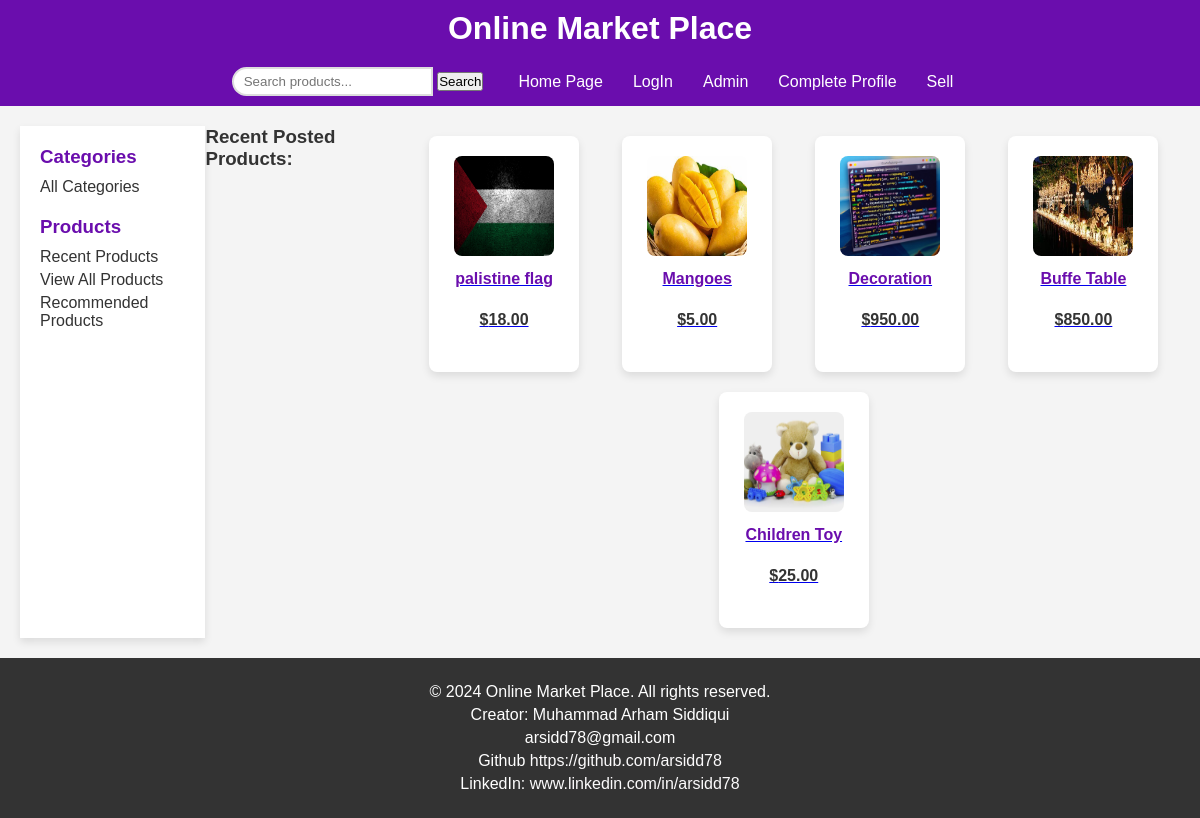
The page / on the database its author committed.
### product/models.py (models this page shows, shortened)
class Products(models.Model):
    name = models.ForeignKey(User,on_delete=models.CASCADE)
    product_name = models.CharField(max_length=200)
    product_description = models.TextField(max_length=500)
    product_price = models.DecimalField('Price',max_digits=7,decimal_places=2)
    product_discounted_price = models.DecimalField('Discounted Price',max_digits=7,decimal_places=2,null=True,blank=True)
    product_delivery_charge = models.IntegerField(default=0)
    product_tax_rate = models.DecimalField(decimal_places=3,max_digits=5, null= True, blank= True)
    product_specification = models.TextField(null= True, blank= True)
    product_posted_date = models.DateField( auto_now_add=True)
    product_images = models.ImageField(upload_to='products/')
    product_images2 = models.ImageField(null=True,blank=True,upload_to='products/')
    product_images3 = models.ImageField(null=True,blank=True,upload_to='products/')
    product_images4 = models.ImageField(null=True,blank=True,upload_to='products/')
    product_images5 = models.ImageField(null=True,blank=True,upload_to='products/')
    categories_choices = product_categories = {
    "ELECTRONICS": "Electronics",
    "CLOTHING & ACCESSORIES": "Clothing & Accessories",
    "HOME & KITCHEN": "Home & Kitchen",
    "BEAUTY & PERSONAL CARE": "Beauty & Personal Care",
    "HEALTH & FITNESS": "Health & Fitness",
    "TOYS & GAMES": "Toys & Games",
    "BOOKS & MEDIA": "Books & Media",
    "AUTOMOTIVE": "Automotive",
    "SPORTS & OUTDOORS": "Sports & Outdoors",
    "PET SUPPLIES": "Pet Supplies",
    "HOME APPLIANCES": "Home Appliances",
    "OFFICE SUPPLIES": "Office Supplies",
    "FURNITURE & DECOR": "Furniture & Decor",
    "JEWELRY & WATCHES": "Jewelry & Watches",
    "BABY & TODDLER": "Baby & Toddler",
    "FOOD & GROCERIES": "Food & Groceries",
    "ARTS & CRAFTS": "Arts & Crafts",
    "MUSICAL INSTRUMENTS": "Musical Instruments",
    "GARDEN & OUTDOOR LIVING": "Garden & Outdoor Living",
    "TRAVEL & LUGGAGE": "Travel & Luggage",
    "SMARTPHONE": "Smartphone",
    "LAPTOP": "Laptop",
    "CAMERA": "Camera",
    "TV": "TV",
    "HEADPHONE": "Headphone",
    "GADGET": "Gadget",
    "APPAREL": "Apparel",
    "BAG": "Bag",
    "JEWELRY": "Jewelry",
    "SUNGLASSES": "Sunglasses",
    "WATCH": "Watch",
    "HOME IMPROVEMENT": "Home Improvement",
    "DECOR": "Decor",
    "KITCHEN APPLIANCES": "Kitchen Appliances",
    "COOKWARE": "Cookware",
    "FURNITURE": "Furniture",
    "SKINCARE": "Skincare",
    "MAKEUP": "Makeup",
    "HAIRCARE": "Haircare",
    "GROOMING": "Grooming",
    "FRAGRANCES": "Fragrances",
    "EXERCISE EQUIPMENT": "Exercise Equipment",
    "NUTRITIONAL SUPPLEMENTS": "Nutritional Supplements",
    "FITNESS TRACKERS": "Fitness Trackers",
    "YOGA MATS": "Yoga Mats",
    "TOYS": "Toys",
    "BOARD GAMES": "Board Games",
    "PUZZLES": "Puzzles",
    "EDUCATIONAL TOYS": "Educational Toys",
    "OUTDOOR PLAY EQUIPMENT": "Outdoor Play Equipment",
    "BOOKS": "Books",
    "E-BOOKS": "E-books",
    "AUDIOBOOKS": "Audiobooks",
    "DVDS": "DVDs",
    "CDS": "CDs",
    "DIGITAL MEDIA": "Digital Media",
    "CAR PARTS": "Car Parts",
    "ACCESSORIES": "Accessories",
    "TOOLS": "Tools",
    "MAINTENANCE SUPPLIES": "Maintenance Supplies",
    "ELECTRONICS": "Electronics",
    "SPORTING EQUIPMENT": "Sporting Equipment",
    "CAMPING GEAR": "Camping Gear",
    "HIKING GEAR": "Hiking Gear",
    "OUTDOOR CLOTHING": "Outdoor Clothing",
    "FOOD": "Food",
    "TOYS": "Toys",
    "GROOMING PRODUCTS": "Grooming Products",
    "BEDS": "Beds",
    "CARRIERS": "Carriers",
    "LARGE APPLIANCES": "Large Appliances",
    "SMALL APPLIANCES": "Small Appliances",
    "STATIONERY": "Stationery",
    "DESK ORGANIZERS": "Desk Organizers",
    "PRINTERS": "Printers",
    "OFFICE FURNITURE": "Office Furniture",
    "TECHNOLOGY ACCESSORIES": "Technology Accessories",
    "SOFAS": "Sofas",
    "CHAIRS": "Chairs",
    "TABLES": "Tables",
    "LIGHTING FIXTURES": "Lighting Fixtures",
    "RUGS": "Rugs",
    "RINGS": "Rings",
    "NECKLACES": "Necklaces",
    "BRACELETS": "Bracelets",
    "EARRINGS": "Earrings",
    "WATCHES": "Watches",
    "CLOTHING": "Clothing",
    "DIAPERS": "Diapers",
    "FEEDING SUPPLIES": "Feeding Supplies",
    "STROLLERS": "Strollers",
    "TOYS": "Toys",
    "NON-PERISHABLE FOOD": "Non-perishable Food",
    "SNACKS": "Snacks",
    "BEVERAGES": "Beverages",
    "GOURMET FOODS": "Gourmet Foods",
    "SPICES": "Spices",
    "ART SUPPLIES": "Art Supplies",
    "CRAFTING MATERIALS": "Crafting Materials",
    "DIY KITS": "DIY Kits",
    "SEWING SUPPLIES": "Sewing Supplies",
    "GUITARS": "Guitars",
    "KEYBOARDS": "Keyboards",
    "DRUMS": "Drums",
    "VIOLINS": "Violins",
    "WIND INSTRUMENTS": "Wind Instruments",
    "GARDENING TOOLS": "Gardening Tools",
    "PLANTS": "Plants",
    "OUTDOOR FURNITURE": "Outdoor Furniture",
    "BBQ GRILLS": "BBQ Grills",
    "LUGGAGE SETS": "Luggage Sets",
    "BACKPACKS": "Backpacks",
    "TRAVEL ACCESSORIES": "Travel Accessories",
    "TOILETRIES": "Toiletries",
    "OUTDOOR GEAR": "Outdoor Gear"
    }
    product_category = models.CharField('category',max_length=100,choices=categories_choices)
    product_quantity = models.IntegerField()
    sellor_name = models.CharField(max_length=100)
    company_name = models.CharField(null= True, blank= True, max_length=200)
    product_website = models.URLField(null= True,blank=True)

### product/views.py (the view)
# urls.py: path('',views.home,name='home'),
def home(request):
    try:
        member = get_object_or_404(Member, user = request.user)
        products = Products.objects.order_by('-product_posted_date')[:5]
        try:
            items = member.user_interest.all()
            context = {
                'products':products,
                'items':items.order_by('-product_posted_date')[:5] ,
                'member':member,
                'request':request,
            }
        except: # Incase there is no user_interest:
            context = {
                'products':products,
                'request':request,
                'member':member,
                }
        return render(request,'product/index.html',context=context)
    except :
        products = Products.objects.order_by('-product_posted_date')[:5]
        context = {'products':products,'request':request}
        return render(request,'product/index.html',context=context)

### product/templates/product/index.html (shortened to what this page needs)
{% load static %}
<!DOCTYPE html>
<html lang="en">
<head>
    <link rel="stylesheet" href="{% static 'product/index_style.css' %}">
</head>
<body>
    <header>
        <h1>Online Market Place</h1>
    </header>
    <nav>
        <div class="search-container">
            <form action="{% url 'product:search' %}" method="post">
                <input type="search" name="search_bar" placeholder="Search products...">
                <input type="submit" value="Search" >
            </form>
        </div>
        <a href="{% url 'product:home' %}">Home Page</a>
        {% if request.user.is_authenticated %}
            <a href="{% url 'registration:signout' %}">LogOut</a>
        {% else %}
            <a href="{% url 'registration:login' %}">LogIn</a>
        {% endif %}
        <a href="/admin/">Admin</a>
        {% if member %}
        <a href="{% url 'member:profile' request.user.username %}">Profile</a>
        {% else %}
        <a href="{% url 'member:register' %}">Complete Profile</a>
        {% endif %}
        <a href="{% url 'member:add_product_page' %}">Sell</a>
    </nav>
    <div class="main-content">
        <aside class="aside_links">
            <section>
                <h3>Categories</h3>
                <a href="{% url 'product:categories_page' %}">All Categories</a>
            </section>
            <section>
                <h3>Products</h3>
                <a href="{% url 'product:recent_products' %}">Recent Products</a>
                <a href="{% url 'product:view_all' %}">View All Products</a>
                <a href="{% url 'product:recommended'  %}">Recommended Products</a>
            </section>
        </aside>
            <h3>Recent Posted Products:</h3>
            <div class="article_product_list">
                {% for product in products %}
                    <a href="{% url 'product:details' product.id %}" class="product_detailslink">
                        <article class="product_data">
                            <img src="{{ product.product_images.url }}" alt="{{ product.product_name }}" width="100" height="100">
                            <br>
                            <label class="discounted_price">{{ product.product_name }}</label><br>
                            {% if product.product_discounted_price %}
                                <label>${{ product.product_price }} ${{ product.product_discounted_price }}</label><br>
                            {% else %}
                                <label class="price">${{ product.product_price }}</label><br>
                            {% endif %}
                        </article>
                    </a>
                {% endfor %}
            </div>
        </div>
    <footer>
        <p>&copy; 2024 Online Market Place. All rights reserved.</p>
        <p>Creator: Muhammad Arham Siddiqui</p>
        <p>arsidd78@gmail.com</p>
        <p>Github <a href="https://github.com/arsidd78">https://github.com/arsidd78</a></p>
        <p>LinkedIn: <a href="www.linkedin.com/in/arsidd78">www.linkedin.com/in/arsidd78</a></p>
    </footer>
</body>
</html>

### product/static/product/index_style.css (style rules this page uses)
* { margin: 0; padding: 0; box-sizing: border-box; font-family: Arial, sans-serif; }
html, body { height: 100%; background-color: #f4f4f4; color: #333; display: flex; flex-direction: column; }
header { background-color: #6a0dad; color: white; padding: 10px 0; text-align: center; }
nav { background-color: #6a0dad; display: flex; justify-content: center; align-items: center; padding: 10px 0; }
nav .search-container { display: flex; align-items: center; margin-right: 20px; }
nav input[type="search"] { padding: 5px 10px; border: 2px solid #ddd; border-radius: 20px 0 0 20px; outline: none; }
nav a { color: white; text-decoration: none; margin: 0 15px; transition: color 0.3s; }
.main-content { display: flex; flex-grow: 1; padding: 20px; }
.aside_links { background-color: white; padding: 20px; width: 200px; box-shadow: 0 4px 8px rgba(0, 0, 0, 0.1); }
.aside_links section { margin-bottom: 20px; }
.aside_links h3 { color: #6a0dad; margin-bottom: 10px; }
.aside_links a { color: #333; text-decoration: none; display: block; margin-bottom: 5px; transition: color 0.3s; }
.user_interest, .article_product_list { display: flex; flex-wrap: wrap; justify-content: space-around; }
.user_interest article, .article_product_list .product_data { background-color: white; border-radius: 8px; box-shadow: 0 4px 8px rgba(0, 0, 0, 0.1); margin: 10px; padding: 20px; text-align: center; width: 150px; transition: transform 0.3s, box-shadow 0.3s; }
.user_interest img, .article_product_list img { border-radius: 8px; margin-bottom: 10px; }
.user_interest label, .article_product_list label { display: block; margin-bottom: 5px; }
.discounted_price { color: #6a0dad; font-weight: bold; }
.price { color: #333; font-weight: bold; }
footer { background-color: #333; color: white; padding: 20px; text-align: center; margin-top: auto; }
footer p { margin: 5px 0; }
footer a { color: #fcfbfc; text-decoration: none; }

### rows shown on the page
Products: product_images (picture), product_name "palistine flag", product_price "18.00"
Products: product_images (picture), product_name "Mangoes", product_price "5.00"
Products: product_images (picture), product_name "Decoration", product_price "950.00"
Products: product_images (picture), product_name "Buffe Table", product_price "850.00"
Products: product_images (picture), product_name "Children Toy", product_price "25.00"
